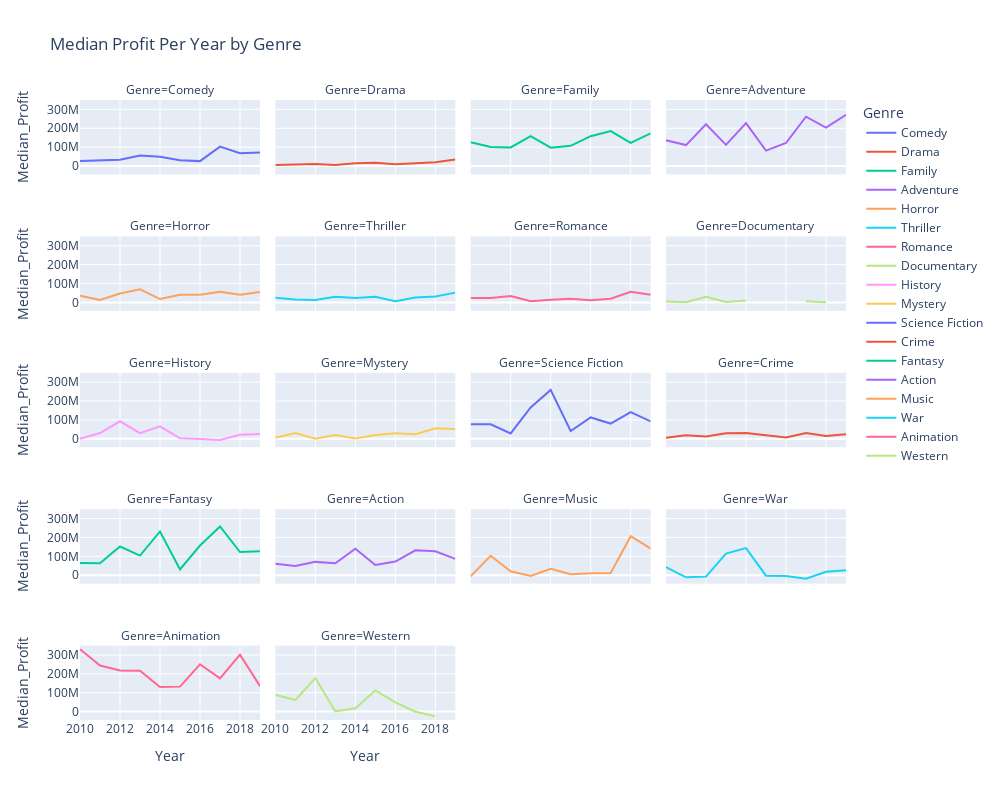

Write notebook code for a chart like this one.
### Code cell
## Creates a list of genres
genrelist = top100_genre['genres'].unique()
## List of years for for-loop
years =  [2010, 2011, 2012, 2013, 2014, 2015, 2016, 2017, 2018, 2019]

## Lists to append to for later zip
glist = []
mlist = []
ylist = []

## For loop to loop through year and genre to get median profit
for year in years:
    df = top100_genre[top100_genre['release_date'].dt.year == year]
    for film_genre in genrelist:
        gendf = df[df['genres'] == film_genre]
        medtest = gendf['Profit'].median()
        glist.append(film_genre)
        ## Checks for nan values, assigns value as zero
        if medtest == np.nan:
            mlist.append(0)
        else:
            mlist.append(medtest)
        ylist.append(year)
    

## Zips lists together to create a dataframe
newdf = pd.DataFrame(list(zip(ylist, glist, mlist)),
              columns=['Year','Genre', 'Median_Profit'])

## Create the multi-faceted bar graph
fig = px.line(newdf, x='Year', y='Median_Profit', facet_col='Genre', facet_col_wrap=4,
              facet_row_spacing=.1, color='Genre',
              title='Median Profit Per Year by Genre', labels={'y':'Median Profit'}, height=800, width=1000)

fig.show()

### Figure 1 — Plotly figure (JSON) as saved in the notebook; plotly's stock layout.template omitted (floating-point values rounded to 4 significant figures)
{"data": [{"hovertemplate": "Genre=Comedy<br>Year=%{x}<br>Median_Profit=%{y}<extra></extra>", "legendgroup": "Comedy", "line": {"color": "#636efa", "dash": "solid"}, "mode": "lines", "name": "Comedy", "orientation": "v", "showlegend": true, "type": "scatter", "x": [2010, 2011, 2012, 2013, 2014, 2015, 2016, 2017, 2018, 2019], "xaxis": "x17", "y": [26550000.0, 31558601, 32810000.0, 55387072, 49019663, 30750000.0, 25800000.0, 102560428, 67540780, 71616764], "yaxis": "y17"}, {"hovertemplate": "Genre=Drama<br>Year=%{x}<br>Median_Profit=%{y}<extra></extra>", "legendgroup": "Drama", "line": {"color": "#EF553B", "dash": "solid"}, "mode": "lines", "name": "Drama", "orientation": "v", "showlegend": true, "type": "scatter", "x": [2010, 2011, 2012, 2013, 2014, 2015, 2016, 2017, 2018, 2019], "xaxis": "x18", "y": [5429471, 8779150, 10637800, 5637201, 14930000.0, 16606743, 9624522, 14735344, 19562710, 34940000.0], "yaxis": "y18"}, {"hovertemplate": "Genre=Family<br>Year=%{x}<br>Median_Profit=%{y}<extra></extra>", "legendgroup": "Family", "line": {"color": "#00cc96", "dash": "solid"}, "mode": "lines", "name": "Family", "orientation": "v", "showlegend": true, "type": "scatter", "x": [2010, 2011, 2012, 2013, 2014, 2015, 2016, 2017, 2018, 2019], "xaxis": "x19", "y": [125382724, 100288681, 98018522, 157998658, 96965787, 106700000.0, 157969735, 185069199, 122744377, 173164763], "yaxis": "y19"}, {"hovertemplate": "Genre=Adventure<br>Year=%{x}<br>Median_Profit=%{y}<extra></extra>", "legendgroup": "Adventure", "line": {"color": "#ab63fa", "dash": "solid"}, "mode": "lines", "name": "Adventure", "orientation": "v", "showlegend": true, "type": "scatter", "x": [2010, 2011, 2012, 2013, 2014, 2015, 2016, 2017, 2018, 2019], "xaxis": "x20", "y": [136251798, 110724603, 220784392, 111700000.0, 227370135, 81209378, 121705322, 261118277, 203378186, 270791316], "yaxis": "y20"}, {"hovertemplate": "Genre=Horror<br>Year=%{x}<br>Median_Profit=%{y}<extra></extra>", "legendgroup": "Horror", "line": {"color": "#FFA15A", "dash": "solid"}, "mode": "lines", "name": "Horror", "orientation": "v", "showlegend": true, "type": "scatter", "x": [2010, 2011, 2012, 2013, 2014, 2015, 2016, 2017, 2018, 2019], "xaxis": "x13", "y": [34806823, 13363927, 47471580, 69101268, 17635162, 39890000.0, 40173154, 56687529, 41130000.0, 55600152], "yaxis": "y13"}, {"hovertemplate": "Genre=Thriller<br>Year=%{x}<br>Median_Profit=%{y}<extra></extra>", "legendgroup": "Thriller", "line": {"color": "#19d3f3", "dash": "solid"}, "mode": "lines", "name": "Thriller", "orientation": "v", "showlegend": true, "type": "scatter", "x": [2010, 2011, 2012, 2013, 2014, 2015, 2016, 2017, 2018, 2019], "xaxis": "x14", "y": [24330000.0, 15760000.0, 12948113, 29560000.0, 22947718, 29401758, 6084630, 26158254, 31308758, 51615777], "yaxis": "y14"}, {"hovertemplate": "Genre=Romance<br>Year=%{x}<br>Median_Profit=%{y}<extra></extra>", "legendgroup": "Romance", "line": {"color": "#FF6692", "dash": "solid"}, "mode": "lines", "name": "Romance", "orientation": "v", "showlegend": true, "type": "scatter", "x": [2010, 2011, 2012, 2013, 2014, 2015, 2016, 2017, 2018, 2019], "xaxis": "x15", "y": [23159963, 22992483, 34280000.0, 5637201, 13660000.0, 19679822, 11340000.0, 19010000.0, 56282227, 40601695], "yaxis": "y15"}, {"hovertemplate": "Genre=Documentary<br>Year=%{x}<br>Median_Profit=%{y}<extra></extra>", "legendgroup": "Documentary", "line": {"color": "#B6E880", "dash": "solid"}, "mode": "lines", "name": "Documentary", "orientation": "v", "showlegend": true, "type": "scatter", "x": [2010, 2011, 2012, 2013, 2014, 2015, 2016, 2017, 2018, 2019], "xaxis": "x16", "y": [4688000.0, 561967, 29823764, 1745000.0, 9444502, null, null, 5889612, 1080073, null], "yaxis": "y16"}, {"hovertemplate": "Genre=History<br>Year=%{x}<br>Median_Profit=%{y}<extra></extra>", "legendgroup": "History", "line": {"color": "#FF97FF", "dash": "solid"}, "mode": "lines", "name": "History", "orientation": "v", "showlegend": true, "type": "scatter", "x": [2010, 2011, 2012, 2013, 2014, 2015, 2016, 2017, 2018, 2019], "xaxis": "x9", "y": [-199164, 30570000.0, 92820716, 30128352, 66214779, 2881970, -1442114, -6401393, 21710283, 25648512], "yaxis": "y9"}, {"hovertemplate": "Genre=Mystery<br>Year=%{x}<br>Median_Profit=%{y}<extra></extra>", "legendgroup": "Mystery", "line": {"color": "#FECB52", "dash": "solid"}, "mode": "lines", "name": "Mystery", "orientation": "v", "showlegend": true, "type": "scatter", "x": [2010, 2011, 2012, 2013, 2014, 2015, 2016, 2017, 2018, 2019], "xaxis": "x10", "y": [5745623, 30807451, 281464, 19829071, 1968000.0, 19679822, 29712000, 23860000.0, 55970000.0, 51615777], "yaxis": "y10"}, {"hovertemplate": "Genre=Science Fiction<br>Year=%{x}<br>Median_Profit=%{y}<extra></extra>", "legendgroup": "Science Fiction", "line": {"color": "#636efa", "dash": "solid"}, "mode": "lines", "name": "Science Fiction", "orientation": "v", "showlegend": true, "type": "scatter", "x": [2010, 2011, 2012, 2013, 2014, 2015, 2016, 2017, 2018, 2019], "xaxis": "x11", "y": [77107755, 77092623, 28482868, 166168572, 259100000.0, 41470000.0, 113160852, 80700000.0, 140930148, 92306508], "yaxis": "y11"}, {"hovertemplate": "Genre=Crime<br>Year=%{x}<br>Median_Profit=%{y}<extra></extra>", "legendgroup": "Crime", "line": {"color": "#EF553B", "dash": "solid"}, "mode": "lines", "name": "Crime", "orientation": "v", "showlegend": true, "type": "scatter", "x": [2010, 2011, 2012, 2013, 2014, 2015, 2016, 2017, 2018, 2019], "xaxis": "x12", "y": [5181001, 18936320, 11564670, 29390000.0, 30610000.0, 17630000.0, 7244872, 31132418, 15030000.0, 24628780], "yaxis": "y12"}, {"hovertemplate": "Genre=Fantasy<br>Year=%{x}<br>Median_Profit=%{y}<extra></extra>", "legendgroup": "Fantasy", "line": {"color": "#00cc96", "dash": "solid"}, "mode": "lines", "name": "Fantasy", "orientation": "v", "showlegend": true, "type": "scatter", "x": [2010, 2011, 2012, 2013, 2014, 2015, 2016, 2017, 2018, 2019], "xaxis": "x5", "y": [64873125, 63595579, 151970083, 104000000.0, 231892343, 30483623, 157200000.0, 258100000.0, 122744377, 127089026], "yaxis": "y5"}, {"hovertemplate": "Genre=Action<br>Year=%{x}<br>Median_Profit=%{y}<extra></extra>", "legendgroup": "Action", "line": {"color": "#ab63fa", "dash": "solid"}, "mode": "lines", "name": "Action", "orientation": "v", "showlegend": true, "type": "scatter", "x": [2010, 2011, 2012, 2013, 2014, 2015, 2016, 2017, 2018, 2019], "xaxis": "x6", "y": [61130000.0, 48890000.0, 70497035, 63190557, 140574322, 54340000.0, 71906372, 131539887, 126200000.0, 86560000.0], "yaxis": "y6"}, {"hovertemplate": "Genre=Music<br>Year=%{x}<br>Median_Profit=%{y}<extra></extra>", "legendgroup": "Music", "line": {"color": "#FFA15A", "dash": "solid"}, "mode": "lines", "name": "Music", "orientation": "v", "showlegend": true, "type": "scatter", "x": [2010, 2011, 2012, 2013, 2014, 2015, 2016, 2017, 2018, 2019], "xaxis": "x7", "y": [-5318349, 103110532, 20726956, -4205000.0, 34410000.0, 5122090, 9624522, 12179897, 206532466, 141100000.0], "yaxis": "y7"}, {"hovertemplate": "Genre=War<br>Year=%{x}<br>Median_Profit=%{y}<extra></extra>", "legendgroup": "War", "line": {"color": "#19d3f3", "dash": "solid"}, "mode": "lines", "name": "War", "orientation": "v", "showlegend": true, "type": "scatter", "x": [2010, 2011, 2012, 2013, 2014, 2015, 2016, 2017, 2018, 2019], "xaxis": "x8", "y": [42430000.0, -11084044, -7634502, 114802912, 143817906, -2427711, -3920781, -19095601, 18050000.0, 25648512], "yaxis": "y8"}, {"hovertemplate": "Genre=Animation<br>Year=%{x}<br>Median_Profit=%{y}<extra></extra>", "legendgroup": "Animation", "line": {"color": "#FF6692", "dash": "solid"}, "mode": "lines", "name": "Animation", "orientation": "v", "showlegend": true, "type": "scatter", "x": [2010, 2011, 2012, 2013, 2014, 2015, 2016, 2017, 2018, 2019], "xaxis": "x", "y": [329878759, 243993951, 217700000.0, 215902036, 130698039, 132207671, 250600000.0, 176400000.0, 301266433, 134879932], "yaxis": "y"}, {"hovertemplate": "Genre=Western<br>Year=%{x}<br>Median_Profit=%{y}<extra></extra>", "legendgroup": "Western", "line": {"color": "#B6E880", "dash": "solid"}, "mode": "lines", "name": "Western", "orientation": "v", "showlegend": true, "type": "scatter", "x": [2010, 2011, 2012, 2013, 2014, 2015, 2016, 2017, 2018, 2019], "xaxis": "x2", "y": [89090000.0, 61273464, 177400000.0, 1266679, 17500000.0, 111760117, 49120000.0, -980927, -24856944, null], "yaxis": "y2"}], "layout": {"annotations": [{"font": {}, "showarrow": false, "text": "Genre=Animation", "x": 0.1175, "xanchor": "center", "xref": "paper", "y": 0.12, "yanchor": "bottom", "yref": "paper"}, {"font": {}, "showarrow": false, "text": "Genre=Western", "x": 0.3725, "xanchor": "center", "xref": "paper", "y": 0.12, "yanchor": "bottom", "yref": "paper"}, {"font": {}, "showarrow": false, "text": "Genre=Fantasy", "x": 0.1175, "xanchor": "center", "xref": "paper", "y": 0.34, "yanchor": "bottom", "yref": "paper"}, {"font": {}, "showarrow": false, "text": "Genre=Action", "x": 0.3725, "xanchor": "center", "xref": "paper", "y": 0.34, "yanchor": "bottom", "yref": "paper"}, {"font": {}, "showarrow": false, "text": "Genre=Music", "x": 0.6275, "xanchor": "center", "xref": "paper", "y": 0.34, "yanchor": "bottom", "yref": "paper"}, {"font": {}, "showarrow": false, "text": "Genre=War", "x": 0.8825, "xanchor": "center", "xref": "paper", "y": 0.34, "yanchor": "bottom", "yref": "paper"}, {"font": {}, "showarrow": false, "text": "Genre=History", "x": 0.1175, "xanchor": "center", "xref": "paper", "y": 0.56, "yanchor": "bottom", "yref": "paper"}, {"font": {}, "showarrow": false, "text": "Genre=Mystery", "x": 0.3725, "xanchor": "center", "xref": "paper", "y": 0.56, "yanchor": "bottom", "yref": "paper"}, {"font": {}, "showarrow": false, "text": "Genre=Science Fiction", "x": 0.6275, "xanchor": "center", "xref": "paper", "y": 0.56, "yanchor": "bottom", "yref": "paper"}, {"font": {}, "showarrow": false, "text": "Genre=Crime", "x": 0.8825, "xanchor": "center", "xref": "paper", "y": 0.56, "yanchor": "bottom", "yref": "paper"}, {"font": {}, "showarrow": false, "text": "Genre=Horror", "x": 0.1175, "xanchor": "center", "xref": "paper", "y": 0.78, "yanchor": "bottom", "yref": "paper"}, {"font": {}, "showarrow": false, "text": "Genre=Thriller", "x": 0.3725, "xanchor": "center", "xref": "paper", "y": 0.78, "yanchor": "bottom", "yref": "paper"}, {"font": {}, "showarrow": false, "text": "Genre=Romance", "x": 0.6275, "xanchor": "center", "xref": "paper", "y": 0.78, "yanchor": "bottom", "yref": "paper"}, {"font": {}, "showarrow": false, "text": "Genre=Documentary", "x": 0.8825, "xanchor": "center", "xref": "paper", "y": 0.78, "yanchor": "bottom", "yref": "paper"}, {"font": {}, "showarrow": false, "text": "Genre=Comedy", "x": 0.1175, "xanchor": "center", "xref": "paper", "y": 1, "yanchor": "bottom", "yref": "paper"}, {"font": {}, "showarrow": false, "text": "Genre=Drama", "x": 0.3725, "xanchor": "center", "xref": "paper", "y": 1, "yanchor": "bottom", "yref": "paper"}, {"font": {}, "showarrow": false, "text": "Genre=Family", "x": 0.6275, "xanchor": "center", "xref": "paper", "y": 1, "yanchor": "bottom", "yref": "paper"}, {"font": {}, "showarrow": false, "text": "Genre=Adventure", "x": 0.8825, "xanchor": "center", "xref": "paper", "y": 1, "yanchor": "bottom", "yref": "paper"}], "height": 800, "legend": {"title": {"text": "Genre"}, "tracegroupgap": 0}, "title": {"text": "Median Profit Per Year by Genre"}, "width": 1000, "xaxis": {"anchor": "y", "domain": [0, 0.235], "title": {"text": "Year"}}, "xaxis10": {"anchor": "y10", "domain": [0.255, 0.49], "matches": "x", "showticklabels": false}, "xaxis11": {"anchor": "y11", "domain": [0.51, 0.745], "matches": "x", "showticklabels": false}, "xaxis12": {"anchor": "y12", "domain": [0.765, 1.0], "matches": "x", "showticklabels": false}, "xaxis13": {"anchor": "y13", "domain": [0, 0.235], "matches": "x", "showticklabels": false}, "xaxis14": {"anchor": "y14", "domain": [0.255, 0.49], "matches": "x", "showticklabels": false}, "xaxis15": {"anchor": "y15", "domain": [0.51, 0.745], "matches": "x", "showticklabels": false}, "xaxis16": {"anchor": "y16", "domain": [0.765, 1.0], "matches": "x", "showticklabels": false}, "xaxis17": {"anchor": "y17", "domain": [0, 0.235], "matches": "x", "showticklabels": false}, "xaxis18": {"anchor": "y18", "domain": [0.255, 0.49], "matches": "x", "showticklabels": false}, "xaxis19": {"anchor": "y19", "domain": [0.51, 0.745], "matches": "x", "showticklabels": false}, "xaxis2": {"anchor": "y2", "domain": [0.255, 0.49], "matches": "x", "title": {"text": "Year"}}, "xaxis20": {"anchor": "y20", "domain": [0.765, 1.0], "matches": "x", "showticklabels": false}, "xaxis3": {"anchor": "y3", "domain": [0.51, 0.745], "matches": "x", "title": {"text": "Year"}}, "xaxis4": {"anchor": "y4", "domain": [0.765, 1.0], "matches": "x", "title": {"text": "Year"}}, "xaxis5": {"anchor": "y5", "domain": [0, 0.235], "matches": "x", "showticklabels": false}, "xaxis6": {"anchor": "y6", "domain": [0.255, 0.49], "matches": "x", "showticklabels": false}, "xaxis7": {"anchor": "y7", "domain": [0.51, 0.745], "matches": "x", "showticklabels": false}, "xaxis8": {"anchor": "y8", "domain": [0.765, 1.0], "matches": "x", "showticklabels": false}, "xaxis9": {"anchor": "y9", "domain": [0, 0.235], "matches": "x", "showticklabels": false}, "yaxis": {"anchor": "x", "domain": [0, 0.12], "title": {"text": "Median_Profit"}}, "yaxis10": {"anchor": "x10", "domain": [0.44, 0.56], "matches": "y", "showticklabels": false}, "yaxis11": {"anchor": "x11", "domain": [0.44, 0.56], "matches": "y", "showticklabels": false}, "yaxis12": {"anchor": "x12", "domain": [0.44, 0.56], "matches": "y", "showticklabels": false}, "yaxis13": {"anchor": "x13", "domain": [0.66, 0.78], "matches": "y", "title": {"text": "Median_Profit"}}, "yaxis14": {"anchor": "x14", "domain": [0.66, 0.78], "matches": "y", "showticklabels": false}, "yaxis15": {"anchor": "x15", "domain": [0.66, 0.78], "matches": "y", "showticklabels": false}, "yaxis16": {"anchor": "x16", "domain": [0.66, 0.78], "matches": "y", "showticklabels": false}, "yaxis17": {"anchor": "x17", "domain": [0.88, 1], "matches": "y", "title": {"text": "Median_Profit"}}, "yaxis18": {"anchor": "x18", "domain": [0.88, 1], "matches": "y", "showticklabels": false}, "yaxis19": {"anchor": "x19", "domain": [0.88, 1], "matches": "y", "showticklabels": false}, "yaxis2": {"anchor": "x2", "domain": [0, 0.12], "matches": "y", "showticklabels": false}, "yaxis20": {"anchor": "x20", "domain": [0.88, 1], "matches": "y", "showticklabels": false}, "yaxis3": {"anchor": "x3", "domain": [0, 0.12], "matches": "y", "showticklabels": false}, "yaxis4": {"anchor": "x4", "domain": [0, 0.12], "matches": "y", "showticklabels": false}, "yaxis5": {"anchor": "x5", "domain": [0.22, 0.34], "matches": "y", "title": {"text": "Median_Profit"}}, "yaxis6": {"anchor": "x6", "domain": [0.22, 0.34], "matches": "y", "showticklabels": false}, "yaxis7": {"anchor": "x7", "domain": [0.22, 0.34], "matches": "y", "showticklabels": false}, "yaxis8": {"anchor": "x8", "domain": [0.22, 0.34], "matches": "y", "showticklabels": false}, "yaxis9": {"anchor": "x9", "domain": [0.44, 0.56], "matches": "y", "title": {"text": "Median_Profit"}}}}
